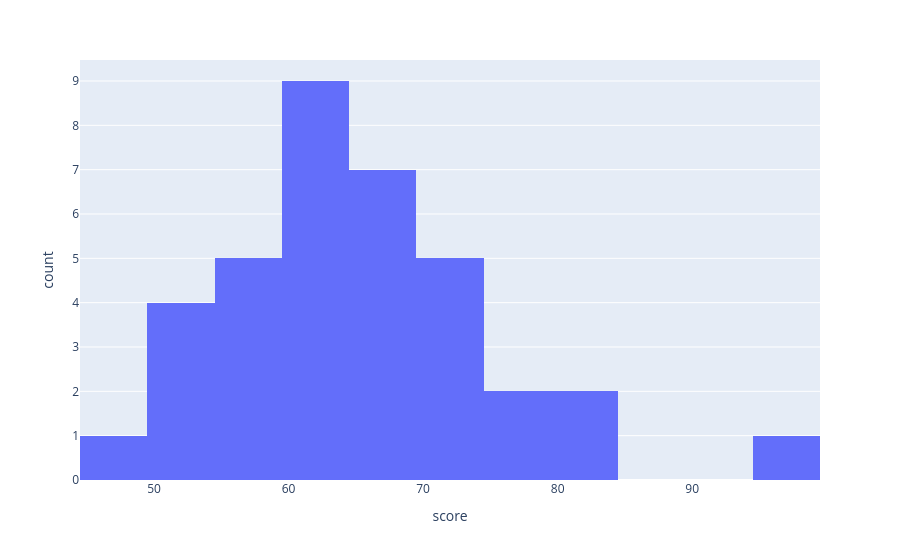

The notebook cell this image was saved under:
### Code cell
px.histogram(
    df,
    x='score',
    nbins=5,
)

### Figure 1 — Plotly figure (JSON) as saved in the notebook; plotly's stock layout.template omitted (floating-point values rounded to 4 significant figures)
{"data": [{"bingroup": "x", "hovertemplate": "score=%{x}<br>count=%{y}<extra></extra>", "legendgroup": "", "marker": {"color": "#636efa", "pattern": {"shape": ""}}, "name": "", "nbinsx": 10, "orientation": "v", "showlegend": false, "x": [52, 55, 58, 60, 61, 63, 65, 67, 68, 70, 72, 95, 48, 50, 53, 54, 56, 57, 58, 60, 62, 64, 66, 68, 60, 62, 64, 66, 68, 70, 72, 74, 76, 78, 80, 82], "xaxis": "x", "yaxis": "y", "type": "histogram"}], "layout": {"xaxis": {"anchor": "y", "domain": [0.0, 1.0], "title": {"text": "score"}}, "yaxis": {"anchor": "x", "domain": [0.0, 1.0], "title": {"text": "count"}}, "legend": {"tracegroupgap": 0}, "margin": {"t": 60}, "barmode": "relative"}}
